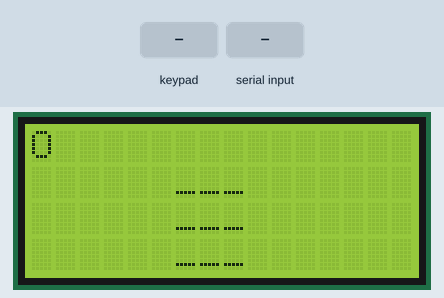
Simulated run of this sketch. Board: Arduino Mega 2560, built with avr-gcc and run on an emulated ATmega2560. Parts: 16×4 character LCD. The test bench sets the inputs (shaded band). What the sketch prints to the serial monitor is not drawn.

Above: at 1.2 s.
1.3 s: key '1' pressed
2.8 s: "e" received over Serial
At 3.4 s:
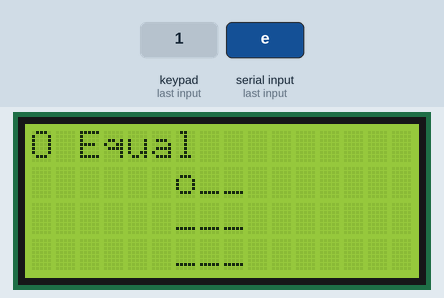
4.3 s: "x" received over Serial
At 5.5 s:
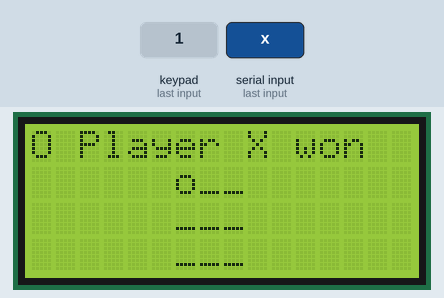
5.8 s: "o" received over Serial
At 6.9 s:
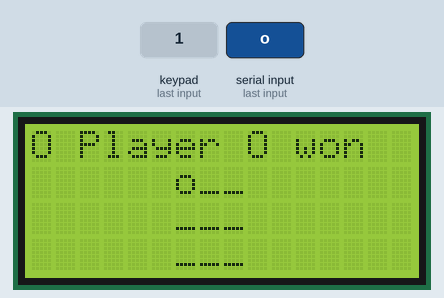
7.3 s: "2" received over Serial
At 8.2 s:
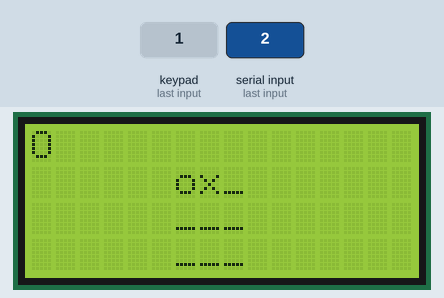
8.8 s: keypad keys 2 5 pressed 0.4 s apart
Timing chart, 0 to 11.8 s (numbered marks = the images above; inputs shaded):
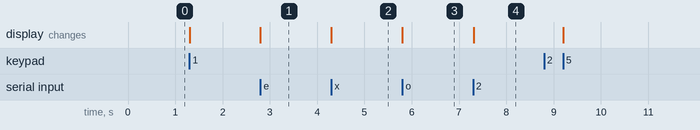

The sketch:

o.ino
```cpp
#include <LiquidCrystal.h>
#include <Keypad.h>
const int rs = 13, en = 8, d4 = 12, d5 = 11, d6 = 10, d7 = 9;
LiquidCrystal lcd(rs, en, d4, d5, d6, d7);


const byte ROWS = 4;
const byte COLS = 3;
char keys[ROWS][COLS] = {
  {'1','2','3'},
  {'4','5','6'},
  {'7','8','9'},
  {'*','0','#'}
};
byte rowPins[ROWS] = {A12, A11, A10, A9};
byte colPins[COLS] = {A13, A14, A15};
Keypad keypad = Keypad( makeKeymap(keys), rowPins, colPins, ROWS, COLS );
char board[9];
boolean flag=true;
void setup() {
  lcd.begin(16, 4);
  lcd.clear();
  Serial.begin(9600);
  for(int i=0;i<9;i++){
    board[i]='_';
    }
  printboard();

}

void loop() {

    if(Serial.available()){
        char c = Serial.read();
        if(c=='e'){
           flag=false;
           winCheck(0);
        }else if(c=='x'){
           flag=false;
           winCheck(1);
        }else if(c=='o'){
           flag=false;
           winCheck(2);
        }else{
           flag=true;
           int getIndex=index(c);
           if(board[getIndex - 1]=='_'){
              board[getIndex - 1]= 'x';
              printboard();
           }

        }

      }

    if(flag==true){
        char key = keypad.getKey();
            if (key){

              boolean checkNumber=checkIsNumber(key);
              if(checkNumber){

                  int indexOfboard=index(key);
                  if(board[indexOfboard - 1]=='_'){
                      board[indexOfboard - 1]= 'o';
                      printboard();
                      flag=false;
                      char winn =  checkwinn();
                      Serial.write(key);
                      if(winn=='n'){
                        }else if(winn=='e'){
                            Serial.write('e');
                            winCheck(0);
                          }else if(winn=='x'){
                              Serial.write('x');
                              winCheck(1);
                            }else if(winn=='o'){
                                Serial.write('o');
                                winCheck(2);
                              }


                    }


               }

          }
    }
  }


void winCheck(int player)
{

  if(player==0){

      lcd.setCursor(2 , 0);
      lcd.print("Equal");

      }
 else if(player==1){
    lcd.setCursor(2 , 0);
    lcd.print("Player X won");

    }else if(player==2){
    lcd.setCursor(2 , 0);
    lcd.print("Player O won");

    }


}

char  checkwinn(){
  char whichwinn='n';
  boolean check_winn=false;
  if(board[0]==board[1] && board[0]==board[2] && board[0]!='_'){
    whichwinn=board[0];
    check_winn=true;

    }
  if(board[3]==board[4] && board[3]==board[5] && board[3]!='_'){
    whichwinn=board[3];
    check_winn=true;

    }

   if(board[6]==board[7] && board[6]==board[8] && board[6]!='_'){
    whichwinn=board[6];
    check_winn=true;

    }

    if(board[0]==board[3] && board[0]==board[6] && board[0]!='_'){
    whichwinn=board[0];
    check_winn=true;

    }
    if(board[1]==board[4] && board[1]==board[7] && board[1]!='_'){
    whichwinn=board[1];
    check_winn=true;

    }
    if(board[2]==board[5] && board[2]==board[8] && board[2]!='_'){
    whichwinn=board[2];
    check_winn=true;

    }
    if(board[0]==board[4] && board[0]==board[8] && board[0]!='_'){
    whichwinn=board[0];
    check_winn=true;

    }

    if(board[2]==board[4] && board[2]==board[6] && board[2]!='_'){
    whichwinn=board[2];
    check_winn=true;

    }


    if(board[0]!='_'  && board[1]!='_'  && board[2]!='_' && board[3]!='_' && board[4]!='_' && board[5]!='_' && board[6]!='_' && board[7]!='_' && board[8]!='_' && check_winn==false){

          whichwinn='e';

    }else if(check_winn==false){

          whichwinn='n';


      }


  return whichwinn;

  }

int index(char key){

  int index=0;
  if(key=='1'){
    index=1;
    }else if(key=='2'){
    index=2;
    }else if(key=='3'){
    index=3;
    }else if(key=='4'){
    index=4;
    }else if(key=='5'){
    index=5;
    }else if(key=='6'){
    index=6;
    }else if(key=='7'){
    index=7;
    }else if(key=='8'){
    index=8;
    }else if(key=='9'){
    index=9;
    }

  return index;
  }

    void printboard()
{

  lcd.clear();
  lcd.setCursor(0 , 0);
  lcd.print("O");
  lcd.setCursor(6 , 1);
  lcd.write(board[0]);
  lcd.setCursor(7 , 1);
  lcd.write(board[1]);
  lcd.setCursor(8 , 1);
  lcd.write(board[2]);
  lcd.setCursor(6 , 2);
  lcd.write(board[3]);
  lcd.setCursor(7 , 2);
  lcd.write(board[4]);
  lcd.setCursor(8 , 2);
  lcd.write(board[5]);
  lcd.setCursor(6 , 3);
  lcd.write(board[6]);
  lcd.setCursor(7 , 3);
  lcd.write(board[7]);
  lcd.setCursor(8 , 3);
  lcd.write(board[8]);


  }
  boolean checkIsNumber(char key){

    return ( (key=='1' ||key=='2' ||key=='3' ||key=='4' ||key=='5' ||key=='6' ||key=='7' ||key=='8'||key=='9' ) );

    }
```

Measured:
- after the input at 2.8 s, the display: changes at once (image 1)
- after the input at 4.3 s, the display: changes at once (image 2)
- after the input at 5.8 s, the display: changes at once (image 3)
- after the input at 7.3 s, the display: changes at once (image 4)
